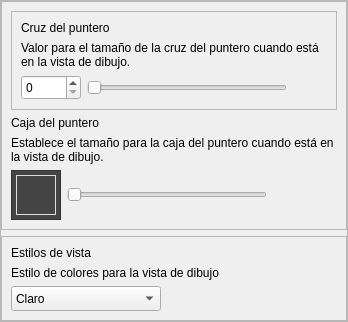
           <widget class="QFrame" name="frame_containerSetting_1">
            <property name="frameShape">
             <enum>QFrame::StyledPanel</enum>
            </property>
            <property name="frameShadow">
             <enum>QFrame::Raised</enum>
            </property>
            <layout class="QVBoxLayout" name="verticalLayout_7">
             <property name="leftMargin">
              <number>0</number>
             </property>
             <property name="topMargin">
              <number>0</number>
             </property>
             <property name="rightMargin">
              <number>0</number>
             </property>
             <property name="bottomMargin">
              <number>0</number>
             </property>
             <item>
              <widget class="QFrame" name="frame_settingCard_2">
               <property name="maximumSize">
                <size>
                 <width>16777215</width>
                 <height>16777215</height>
                </size>
               </property>
               <property name="frameShape">
                <enum>QFrame::StyledPanel</enum>
               </property>
               <property name="frameShadow">
                <enum>QFrame::Raised</enum>
               </property>
               <property name="type_frame" stdset="0">
                <number>1</number>
               </property>
               <layout class="QVBoxLayout" name="verticalLayout_4">
                <item>
                 <widget class="QFrame" name="frame_settingCard_1">
                  <property name="maximumSize">
                   <size>
                    <width>16777215</width>
                    <height>16777215</height>
                   </size>
                  </property>
                  <property name="frameShape">
                   <enum>QFrame::StyledPanel</enum>
                  </property>
                  <property name="frameShadow">
                   <enum>QFrame::Raised</enum>
                  </property>
                  <property name="type_frame" stdset="0">
                   <number>1</number>
                  </property>
                  <layout class="QVBoxLayout" name="verticalLayout_3">
                   <item>
                    <widget class="QLabel" name="label_settingSubtitle_1">
                     <property name="text">
                      <string>Cruz del puntero</string>
                     </property>
                     <property name="type_label" stdset="0">
                      <number>3</number>
                     </property>
                    </widget>
                   </item>
                   <item>
                    <widget class="QLabel" name="label_settingDescription_1">
                     <property name="text">
                      <string>Valor para el tamaño de la cruz del puntero cuando está en la vista de dibujo.</string>
                     </property>
                     <property name="wordWrap">
                      <bool>true</bool>
                     </property>
                     <property name="type_label" stdset="0">
                      <number>4</number>
                     </property>
                    </widget>
                   </item>
                   <item>
                    <layout class="QHBoxLayout" name="horizontalLayout_6">
                     <item>
                      <widget class="QSpinBox" name="spinBox_1">
                       <property name="minimumSize">
                        <size>
                         <width>60</width>
                         <height>25</height>
                        </size>
                       </property>
                       <property name="maximumSize">
                        <size>
                         <width>16777215</width>
                         <height>16777215</height>
                        </size>
                       </property>
                       <property name="type_spinBox" stdset="0">
                        <number>1</number>
                       </property>
                      </widget>
                     </item>
                     <item>
                      <widget class="QSlider" name="horizontalSlider_1">
                       <property name="minimumSize">
                        <size>
                         <width>200</width>
                         <height>0</height>
                        </size>
                       </property>
                       <property name="orientation">
                        <enum>Qt::Horizontal</enum>
                       </property>
                      </widget>
                     </item>
                     <item>
                      <spacer name="horizontalSpacer_2">
                       <property name="orientation">
                        <enum>Qt::Horizontal</enum>
                       </property>
                       <property name="sizeHint" stdset="0">
                        <size>
                         <width>40</width>
                         <height>20</height>
                        </size>
                       </property>
                      </spacer>
                     </item>
                    </layout>
                   </item>
                  </layout>
                 </widget>
                </item>
                <item>
                 <widget class="QLabel" name="label_settingSubtitle_2">
                  <property name="text">
                   <string>Caja del puntero</string>
                  </property>
                  <property name="type_label" stdset="0">
                   <number>3</number>
                  </property>
                 </widget>
                </item>
                <item>
                 <widget class="QLabel" name="label_settingDescription_2">
                  <property name="text">
                   <string>Establece el tamaño para la caja del puntero cuando está en la vista de dibujo.</string>
                  </property>
                  <property name="wordWrap">
                   <bool>true</bool>
                  </property>
                  <property name="type_label" stdset="0">
                   <number>4</number>
                  </property>
                 </widget>
                </item>
                <item>
                 <layout class="QHBoxLayout" name="horizontalLayout_9">
                  <item>
                   <widget class="QFrame" name="frame_4">
                    <property name="minimumSize">
                     <size>
                      <width>50</width>
                      <height>50</height>
                     </size>
                    </property>
                    <property name="maximumSize">
                     <size>
                      <width>50</width>
                      <height>50</height>
                     </size>
                    </property>
                    <property name="styleSheet">
                     <string notr="true">background-color: #444444;</string>
                    </property>
                    <property name="frameShape">
                     <enum>QFrame::StyledPanel</enum>
                    </property>
                    <property name="frameShadow">
                     <enum>QFrame::Raised</enum>
                    </property>
                    <layout class="QVBoxLayout" name="verticalLayout_6">
                     <property name="spacing">
                      <number>4</number>
                     </property>
                     <property name="leftMargin">
                      <number>4</number>
                     </property>
                     <property name="topMargin">
                      <number>4</number>
                     </property>
                     <property name="rightMargin">
                      <number>4</number>
                     </property>
                     <property name="bottomMargin">
                      <number>4</number>
                     </property>
                     <item>
                      <widget class="QFrame" name="frame_7">
                       <property name="minimumSize">
                        <size>
                         <width>5</width>
                         <height>5</height>
                        </size>
                       </property>
                       <property name="styleSheet">
                        <string notr="true">background-color: transparent;
border: 1px solid #DDDDDD;</string>
                       </property>
                       <property name="frameShape">
                        <enum>QFrame::StyledPanel</enum>
                       </property>
                       <property name="frameShadow">
                        <enum>QFrame::Raised</enum>
                       </property>
                      </widget>
                     </item>
                    </layout>
                   </widget>
                  </item>
                  <item>
                   <widget class="QSlider" name="horizontalSlider_2">
                    <property name="minimumSize">
                     <size>
                      <width>200</width>
                      <height>0</height>
                     </size>
                    </property>
                    <property name="orientation">
                     <enum>Qt::Horizontal</enum>
                    </property>
                   </widget>
                  </item>
                  <item>
                   <spacer name="horizontalSpacer">
                    <property name="orientation">
                     <enum>Qt::Horizontal</enum>
                    </property>
                    <property name="sizeHint" stdset="0">
                     <size>
                      <width>40</width>
                      <height>20</height>
                     </size>
                    </property>
                   </spacer>
                  </item>
                 </layout>
                </item>
               </layout>
              </widget>
             </item>
             <item>
              <widget class="QFrame" name="frame_settingCard_3">
               <property name="maximumSize">
                <size>
                 <width>16777215</width>
                 <height>16777215</height>
                </size>
               </property>
               <property name="frameShape">
                <enum>QFrame::StyledPanel</enum>
               </property>
               <property name="frameShadow">
                <enum>QFrame::Raised</enum>
               </property>
               <property name="type_frame" stdset="0">
                <number>1</number>
               </property>
               <layout class="QVBoxLayout" name="verticalLayout_9">
                <item>
                 <widget class="QLabel" name="label_settingSubtitle_3">
                  <property name="text">
                   <string>Estilos de vista</string>
                  </property>
                  <property name="type_label" stdset="0">
                   <number>3</number>
                  </property>
                 </widget>
                </item>
                <item>
                 <widget class="QLabel" name="label_settingDescription_3">
                  <property name="text">
                   <string>Estilo de colores para la vista de dibujo</string>
                  </property>
                  <property name="wordWrap">
                   <bool>true</bool>
                  </property>
                  <property name="type_label" stdset="0">
                   <number>4</number>
                  </property>
                 </widget>
                </item>
                <item>
                 <layout class="QHBoxLayout" name="horizontalLayout_10">
                  <item>
                   <widget class="QComboBox" name="comboBox_3">
                    <property name="sizePolicy">
                     <sizepolicy hsizetype="Preferred" vsizetype="Fixed">
                      <horstretch>0</horstretch>
                      <verstretch>0</verstretch>
                     </sizepolicy>
                    </property>
                    <property name="minimumSize">
                     <size>
                      <width>150</width>
                      <height>25</height>
                     </size>
                    </property>
                    <property name="currentText">
                     <string>Claro</string>
                    </property>
                    <property name="currentIndex">
                     <number>0</number>
                    </property>
                    <item>
                     <property name="text">
                      <string>Claro</string>
                     </property>
                    </item>
                    <item>
                     <property name="text">
                      <string>Gris</string>
                     </property>
                    </item>
                   </widget>
                  </item>
                  <item>
                   <spacer name="horizontalSpacer_3">
                    <property name="orientation">
                     <enum>Qt::Horizontal</enum>
                    </property>
                    <property name="sizeHint" stdset="0">
                     <size>
                      <width>40</width>
                      <height>20</height>
                     </size>
                    </property>
                   </spacer>
                  </item>
                 </layout>
                </item>
               </layout>
              </widget>
             </item>
            </layout>
           </widget>
